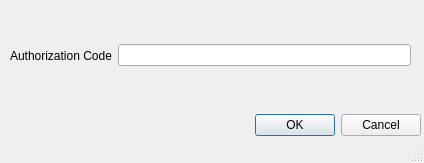
<?xml version="1.0" encoding="UTF-8"?>
<ui version="4.0">
 <class>authorizeWindow</class>
 <widget class="QMainWindow" name="authorizeWindow">
  <property name="geometry">
   <rect>
    <x>0</x>
    <y>0</y>
    <width>424</width>
    <height>163</height>
   </rect>
  </property>
  <property name="windowTitle">
   <string>Authorize Google Drive</string>
  </property>
  <widget class="QWidget" name="centralwidget">
   <widget class="QWidget" name="horizontalLayoutWidget">
    <property name="geometry">
     <rect>
      <x>0</x>
      <y>10</y>
      <width>421</width>
      <height>91</height>
     </rect>
    </property>
    <layout class="QHBoxLayout" name="horizontalLayout">
     <property name="leftMargin">
      <number>10</number>
     </property>
     <property name="topMargin">
      <number>10</number>
     </property>
     <property name="rightMargin">
      <number>10</number>
     </property>
     <property name="bottomMargin">
      <number>10</number>
     </property>
     <item>
      <widget class="QLabel" name="label">
       <property name="text">
        <string>Authorization Code</string>
       </property>
      </widget>
     </item>
     <item>
      <widget class="QLineEdit" name="lineEdit"/>
     </item>
    </layout>
   </widget>
   <widget class="QDialogButtonBox" name="buttonBox_2">
    <property name="geometry">
     <rect>
      <x>0</x>
      <y>110</y>
      <width>421</width>
      <height>31</height>
     </rect>
    </property>
    <property name="orientation">
     <enum>Qt::Horizontal</enum>
    </property>
    <property name="standardButtons">
     <set>QDialogButtonBox::Cancel|QDialogButtonBox::Ok</set>
    </property>
   </widget>
  </widget>
  <widget class="QStatusBar" name="statusbar"/>
 </widget>
 <resources/>
 <connections/>
</ui>
